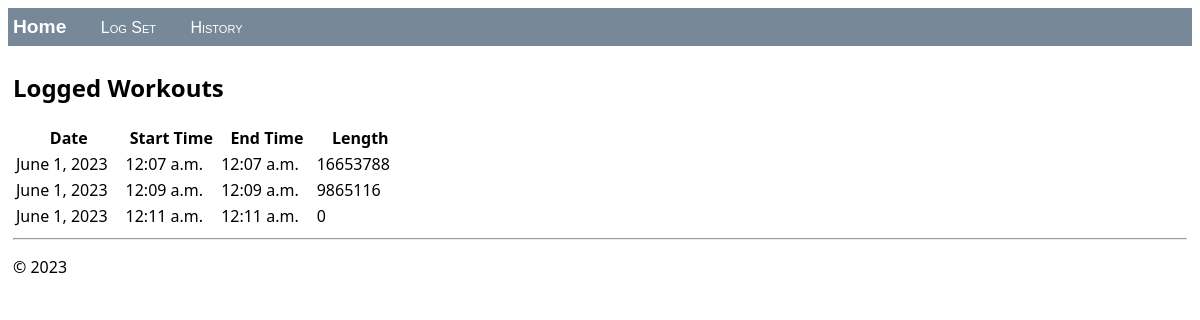
The app's page /, older data.
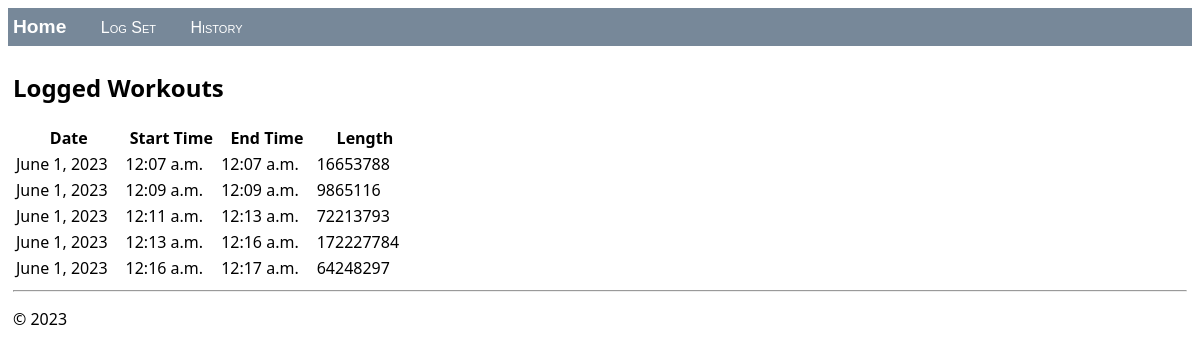
The same page, newer data.
### hello/models.py (models this page shows, shortened)
class Workout(models.Model):
    id = models.CharField(primary_key=True, max_length=100, default=datetime.datetime.now().strftime("%m/%d/%Y, %H:%M:%S"))
    date = models.DateField(default=datetime.datetime.now().date())
    time_start = models.DateTimeField(default=timezone.make_aware(datetime.datetime.now()))
    time_end = models.DateTimeField(default=timezone.make_aware(datetime.datetime.now()))
    length = models.FloatField(default=0)
    status = models.BooleanField(default=False)
    print(f'INSTANTIATED Workout at {datetime.datetime.now().strftime("%m/%d/%Y, %H:%M:%S")}')

### hello/views.py (the view)
class MyWorkoutView(ListView):
    model = Exercise
    def get_context_data(self, **kwargs):
        context = super(MyWorkoutView, self).get_context_data(**kwargs)
        return context

### hello/templates/hello/home.html (shortened to what this page needs)
{% extends "hello/layout.html" %}
{% block content %}
    <h2>Logged Workouts</h2>
    {% if workout_list %}
        <table class="workout_list">
            <thead>
            <tr>
                <th>Date</th>
                <th>Start Time</th>
                <th>End Time</th>
                <th>Length</th>
            </tr>
            </thead>
            <tbody>
            {% for workout in workout_list %}
                <tr>
                    <td>{{ workout.date | date }}</td>
                    <td>{{ workout.time_start | time }}</td>
                    <td>{{ workout.time_end | time }}</td>
                    <td>{{ workout.length }}</td>
                </tr>
            {% endfor %}
            </tbody>
        </table>
    {% else %}
        <p>No workouts have been logged. Use the <a href="{% url 'exercise' %}">Log workout form</a>.</p>
    {% endif %}
{% endblock %}

Row changes from the older to the newer data that the page shows:
changed Workout (number 3 of 5 on the later page): time_end "12:11 a.m." → "12:13 a.m."; length "0" → "72213793"
added Workout: date "June 1, 2023", time_start "12:13 a.m.", time_end "12:16 a.m.", length "172227784"
added Workout: date "June 1, 2023", time_start "12:16 a.m.", time_end "12:17 a.m.", length "64248297"
